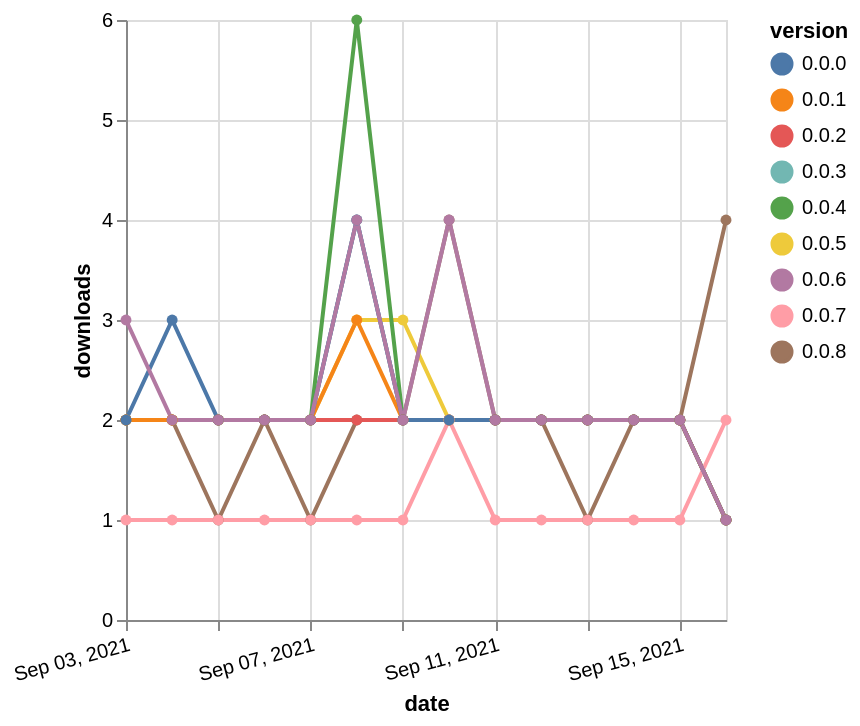

Write a Vega-Lite specification for this figure.
### Vega-Lite specification from a JSON file in a GitHub repository (floating-point values rounded to 4 significant figures)
{"$schema": "https://vega.github.io/schema/vega-lite/v5.json", "description": "A simple bar chart with embedded data.", "data": {"values": [{"date": "2021-09-03", "total": 2363, "delta": 2, "version": "0.0.3"}, {"date": "2021-09-04", "total": 2365, "delta": 2, "version": "0.0.3"}, {"date": "2021-09-05", "total": 2367, "delta": 2, "version": "0.0.3"}, {"date": "2021-09-06", "total": 2369, "delta": 2, "version": "0.0.3"}, {"date": "2021-09-07", "total": 2371, "delta": 2, "version": "0.0.3"}, {"date": "2021-09-08", "total": 2375, "delta": 4, "version": "0.0.3"}, {"date": "2021-09-09", "total": 2377, "delta": 2, "version": "0.0.3"}, {"date": "2021-09-10", "total": 2379, "delta": 2, "version": "0.0.3"}, {"date": "2021-09-11", "total": 2381, "delta": 2, "version": "0.0.3"}, {"date": "2021-09-12", "total": 2383, "delta": 2, "version": "0.0.3"}, {"date": "2021-09-13", "total": 2385, "delta": 2, "version": "0.0.3"}, {"date": "2021-09-14", "total": 2387, "delta": 2, "version": "0.0.3"}, {"date": "2021-09-15", "total": 2389, "delta": 2, "version": "0.0.3"}, {"date": "2021-09-16", "total": 2390, "delta": 1, "version": "0.0.3"}, {"date": "2021-09-03", "total": 2391, "delta": 2, "version": "0.0.5"}, {"date": "2021-09-04", "total": 2393, "delta": 2, "version": "0.0.5"}, {"date": "2021-09-05", "total": 2395, "delta": 2, "version": "0.0.5"}, {"date": "2021-09-06", "total": 2397, "delta": 2, "version": "0.0.5"}, {"date": "2021-09-07", "total": 2399, "delta": 2, "version": "0.0.5"}, {"date": "2021-09-08", "total": 2402, "delta": 3, "version": "0.0.5"}, {"date": "2021-09-09", "total": 2405, "delta": 3, "version": "0.0.5"}, {"date": "2021-09-10", "total": 2407, "delta": 2, "version": "0.0.5"}, {"date": "2021-09-11", "total": 2409, "delta": 2, "version": "0.0.5"}, {"date": "2021-09-12", "total": 2411, "delta": 2, "version": "0.0.5"}, {"date": "2021-09-13", "total": 2413, "delta": 2, "version": "0.0.5"}, {"date": "2021-09-14", "total": 2415, "delta": 2, "version": "0.0.5"}, {"date": "2021-09-15", "total": 2417, "delta": 2, "version": "0.0.5"}, {"date": "2021-09-16", "total": 2418, "delta": 1, "version": "0.0.5"}, {"date": "2021-09-03", "total": 866, "delta": 2, "version": "0.0.8"}, {"date": "2021-09-04", "total": 868, "delta": 2, "version": "0.0.8"}, {"date": "2021-09-05", "total": 869, "delta": 1, "version": "0.0.8"}, {"date": "2021-09-06", "total": 871, "delta": 2, "version": "0.0.8"}, {"date": "2021-09-07", "total": 872, "delta": 1, "version": "0.0.8"}, {"date": "2021-09-08", "total": 874, "delta": 2, "version": "0.0.8"}, {"date": "2021-09-09", "total": 876, "delta": 2, "version": "0.0.8"}, {"date": "2021-09-10", "total": 880, "delta": 4, "version": "0.0.8"}, {"date": "2021-09-11", "total": 882, "delta": 2, "version": "0.0.8"}, {"date": "2021-09-12", "total": 884, "delta": 2, "version": "0.0.8"}, {"date": "2021-09-13", "total": 885, "delta": 1, "version": "0.0.8"}, {"date": "2021-09-14", "total": 887, "delta": 2, "version": "0.0.8"}, {"date": "2021-09-15", "total": 889, "delta": 2, "version": "0.0.8"}, {"date": "2021-09-16", "total": 893, "delta": 4, "version": "0.0.8"}, {"date": "2021-09-03", "total": 2805, "delta": 2, "version": "0.0.4"}, {"date": "2021-09-04", "total": 2807, "delta": 2, "version": "0.0.4"}, {"date": "2021-09-05", "total": 2809, "delta": 2, "version": "0.0.4"}, {"date": "2021-09-06", "total": 2811, "delta": 2, "version": "0.0.4"}, {"date": "2021-09-07", "total": 2813, "delta": 2, "version": "0.0.4"}, {"date": "2021-09-08", "total": 2819, "delta": 6, "version": "0.0.4"}, {"date": "2021-09-09", "total": 2821, "delta": 2, "version": "0.0.4"}, {"date": "2021-09-10", "total": 2823, "delta": 2, "version": "0.0.4"}, {"date": "2021-09-11", "total": 2825, "delta": 2, "version": "0.0.4"}, {"date": "2021-09-12", "total": 2827, "delta": 2, "version": "0.0.4"}, {"date": "2021-09-13", "total": 2829, "delta": 2, "version": "0.0.4"}, {"date": "2021-09-14", "total": 2831, "delta": 2, "version": "0.0.4"}, {"date": "2021-09-15", "total": 2833, "delta": 2, "version": "0.0.4"}, {"date": "2021-09-16", "total": 2834, "delta": 1, "version": "0.0.4"}, {"date": "2021-09-03", "total": 2694, "delta": 2, "version": "0.0.2"}, {"date": "2021-09-04", "total": 2696, "delta": 2, "version": "0.0.2"}, {"date": "2021-09-05", "total": 2698, "delta": 2, "version": "0.0.2"}, {"date": "2021-09-06", "total": 2700, "delta": 2, "version": "0.0.2"}, {"date": "2021-09-07", "total": 2702, "delta": 2, "version": "0.0.2"}, {"date": "2021-09-08", "total": 2704, "delta": 2, "version": "0.0.2"}, {"date": "2021-09-09", "total": 2706, "delta": 2, "version": "0.0.2"}, {"date": "2021-09-10", "total": 2708, "delta": 2, "version": "0.0.2"}, {"date": "2021-09-11", "total": 2710, "delta": 2, "version": "0.0.2"}, {"date": "2021-09-12", "total": 2712, "delta": 2, "version": "0.0.2"}, {"date": "2021-09-13", "total": 2714, "delta": 2, "version": "0.0.2"}, {"date": "2021-09-14", "total": 2716, "delta": 2, "version": "0.0.2"}, {"date": "2021-09-15", "total": 2718, "delta": 2, "version": "0.0.2"}, {"date": "2021-09-16", "total": 2719, "delta": 1, "version": "0.0.2"}, {"date": "2021-09-03", "total": 2294, "delta": 2, "version": "0.0.1"}, {"date": "2021-09-04", "total": 2296, "delta": 2, "version": "0.0.1"}, {"date": "2021-09-05", "total": 2298, "delta": 2, "version": "0.0.1"}, {"date": "2021-09-06", "total": 2300, "delta": 2, "version": "0.0.1"}, {"date": "2021-09-07", "total": 2302, "delta": 2, "version": "0.0.1"}, {"date": "2021-09-08", "total": 2305, "delta": 3, "version": "0.0.1"}, {"date": "2021-09-09", "total": 2307, "delta": 2, "version": "0.0.1"}, {"date": "2021-09-10", "total": 2309, "delta": 2, "version": "0.0.1"}, {"date": "2021-09-11", "total": 2311, "delta": 2, "version": "0.0.1"}, {"date": "2021-09-12", "total": 2313, "delta": 2, "version": "0.0.1"}, {"date": "2021-09-13", "total": 2315, "delta": 2, "version": "0.0.1"}, {"date": "2021-09-14", "total": 2317, "delta": 2, "version": "0.0.1"}, {"date": "2021-09-15", "total": 2319, "delta": 2, "version": "0.0.1"}, {"date": "2021-09-16", "total": 2320, "delta": 1, "version": "0.0.1"}, {"date": "2021-09-03", "total": 219, "delta": 1, "version": "0.0.7"}, {"date": "2021-09-04", "total": 220, "delta": 1, "version": "0.0.7"}, {"date": "2021-09-05", "total": 221, "delta": 1, "version": "0.0.7"}, {"date": "2021-09-06", "total": 222, "delta": 1, "version": "0.0.7"}, {"date": "2021-09-07", "total": 223, "delta": 1, "version": "0.0.7"}, {"date": "2021-09-08", "total": 224, "delta": 1, "version": "0.0.7"}, {"date": "2021-09-09", "total": 225, "delta": 1, "version": "0.0.7"}, {"date": "2021-09-10", "total": 227, "delta": 2, "version": "0.0.7"}, {"date": "2021-09-11", "total": 228, "delta": 1, "version": "0.0.7"}, {"date": "2021-09-12", "total": 229, "delta": 1, "version": "0.0.7"}, {"date": "2021-09-13", "total": 230, "delta": 1, "version": "0.0.7"}, {"date": "2021-09-14", "total": 231, "delta": 1, "version": "0.0.7"}, {"date": "2021-09-15", "total": 232, "delta": 1, "version": "0.0.7"}, {"date": "2021-09-16", "total": 234, "delta": 2, "version": "0.0.7"}, {"date": "2021-09-03", "total": 2924, "delta": 2, "version": "0.0.0"}, {"date": "2021-09-04", "total": 2927, "delta": 3, "version": "0.0.0"}, {"date": "2021-09-05", "total": 2929, "delta": 2, "version": "0.0.0"}, {"date": "2021-09-06", "total": 2931, "delta": 2, "version": "0.0.0"}, {"date": "2021-09-07", "total": 2933, "delta": 2, "version": "0.0.0"}, {"date": "2021-09-08", "total": 2937, "delta": 4, "version": "0.0.0"}, {"date": "2021-09-09", "total": 2939, "delta": 2, "version": "0.0.0"}, {"date": "2021-09-10", "total": 2941, "delta": 2, "version": "0.0.0"}, {"date": "2021-09-11", "total": 2943, "delta": 2, "version": "0.0.0"}, {"date": "2021-09-12", "total": 2945, "delta": 2, "version": "0.0.0"}, {"date": "2021-09-13", "total": 2947, "delta": 2, "version": "0.0.0"}, {"date": "2021-09-14", "total": 2949, "delta": 2, "version": "0.0.0"}, {"date": "2021-09-15", "total": 2951, "delta": 2, "version": "0.0.0"}, {"date": "2021-09-16", "total": 2952, "delta": 1, "version": "0.0.0"}, {"date": "2021-09-03", "total": 2492, "delta": 3, "version": "0.0.6"}, {"date": "2021-09-04", "total": 2494, "delta": 2, "version": "0.0.6"}, {"date": "2021-09-05", "total": 2496, "delta": 2, "version": "0.0.6"}, {"date": "2021-09-06", "total": 2498, "delta": 2, "version": "0.0.6"}, {"date": "2021-09-07", "total": 2500, "delta": 2, "version": "0.0.6"}, {"date": "2021-09-08", "total": 2504, "delta": 4, "version": "0.0.6"}, {"date": "2021-09-09", "total": 2506, "delta": 2, "version": "0.0.6"}, {"date": "2021-09-10", "total": 2510, "delta": 4, "version": "0.0.6"}, {"date": "2021-09-11", "total": 2512, "delta": 2, "version": "0.0.6"}, {"date": "2021-09-12", "total": 2514, "delta": 2, "version": "0.0.6"}, {"date": "2021-09-13", "total": 2516, "delta": 2, "version": "0.0.6"}, {"date": "2021-09-14", "total": 2518, "delta": 2, "version": "0.0.6"}, {"date": "2021-09-15", "total": 2520, "delta": 2, "version": "0.0.6"}, {"date": "2021-09-16", "total": 2521, "delta": 1, "version": "0.0.6"}]}, "width": "container", "mark": {"type": "line", "point": {"filled": true}}, "encoding": {"x": {"field": "date", "type": "temporal", "timeUnit": "yearmonthdate", "title": "date", "axis": {"labelAngle": -15}}, "y": {"field": "delta", "type": "quantitative", "title": "downloads"}, "color": {"field": "version", "type": "nominal"}, "tooltip": {"field": "delta"}}}
